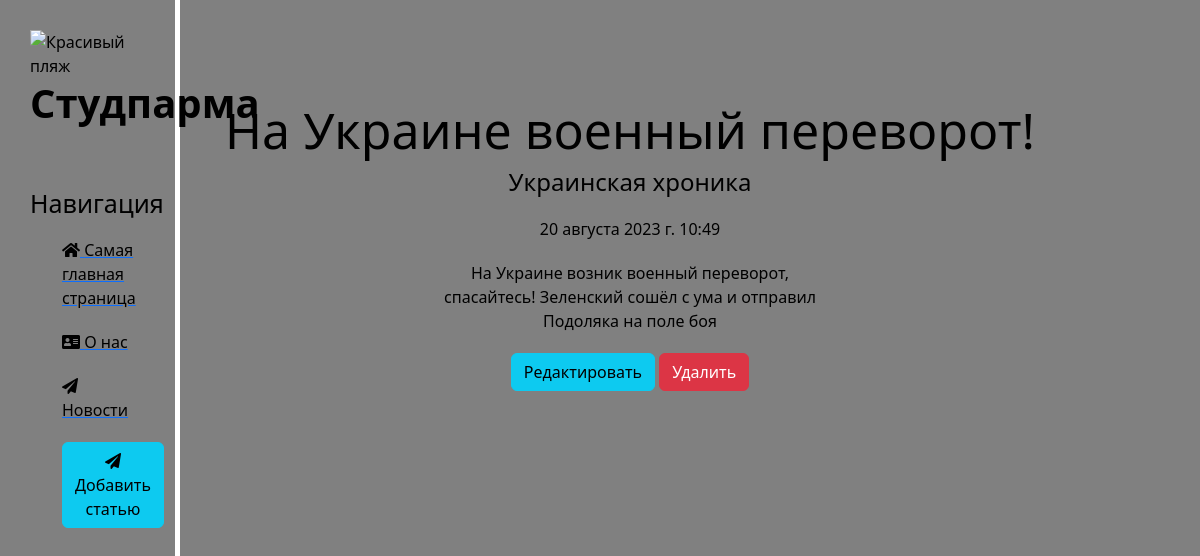
The page /news/2 on the database its author committed.
### news/models.py (models this page shows, shortened)
class Articles(models.Model):
    title = models.CharField('Название', max_length=50)
    anons = models.CharField('Анонс', max_length=250)
    full_text = models.TextField('Статья')
    date = models.DateTimeField('Дата публикации')
    class Meta:
        verbose_name = 'Новость'
        verbose_name_plural = 'Новости'

### news/views.py (the view)
# urls.py: path('<int:pk>', views.NewsDetailView.as_view(), name='news-detail'),       # страница с динамическим параметром
class NewsDetailView(DetailView):
    model = Articles
    template_name = 'news/details_view.html'
    context_object_name = 'article'

### news/templates/news/details_view.html (shortened to what this page needs)
{% extends 'main/layout.html' %}
{% block content %}
    <div class="features">
        <h1>{{ article.title }}</h1>
        <h4>{{ article.anons }}</h4>
        <p>{{ article.date }}</p>
        <p>{{ article.full_text }}</p>
        <a href="{% url 'news-update' article.id %}" class="btn btn-info">Редактировать</a>
        <a href="{% url 'news-delete' article.id %}" class="btn btn-danger">Удалить</a>
    </div>
{% endblock %}

### main/static/main/css/main.css (style rules this page uses)
body { background: gray; }
main .features { float: left; color: black; margin-top: 100px; text-align:center; width: 75%; }
main .features h1 { font-size: 50px; }
main .features p { max-width: 400px; margin:20px auto; }

### rows shown on the page
Articles: title "На Украине военный переворот!", anons "Украинская хроника", date "20 августа 2023 г. 10:49", full_text "На Украине возник военный переворот, спасайтесь! Зеленский сошёл с ума и отправил Подоляка на поле боя"
